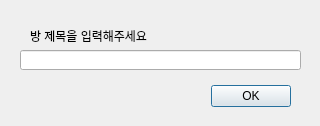
<?xml version="1.0" encoding="UTF-8"?>
<ui version="4.0">
 <class>RoomNameDialog</class>
 <widget class="QDialog" name="RoomNameDialog">
  <property name="geometry">
   <rect>
    <x>0</x>
    <y>0</y>
    <width>320</width>
    <height>126</height>
   </rect>
  </property>
  <property name="windowTitle">
   <string>Dialog</string>
  </property>
  <widget class="QLabel" name="label">
   <property name="geometry">
    <rect>
     <x>30</x>
     <y>20</y>
     <width>241</width>
     <height>31</height>
    </rect>
   </property>
   <property name="text">
    <string>방 제목을 입력해주세요</string>
   </property>
  </widget>
  <widget class="QLineEdit" name="edt_roomName">
   <property name="geometry">
    <rect>
     <x>20</x>
     <y>50</y>
     <width>281</width>
     <height>20</height>
    </rect>
   </property>
  </widget>
  <widget class="QDialogButtonBox" name="buttonBox">
   <property name="geometry">
    <rect>
     <x>30</x>
     <y>80</y>
     <width>261</width>
     <height>32</height>
    </rect>
   </property>
   <property name="orientation">
    <enum>Qt::Horizontal</enum>
   </property>
   <property name="standardButtons">
    <set>QDialogButtonBox::Ok</set>
   </property>
  </widget>
 </widget>
 <resources/>
 <connections/>
</ui>
